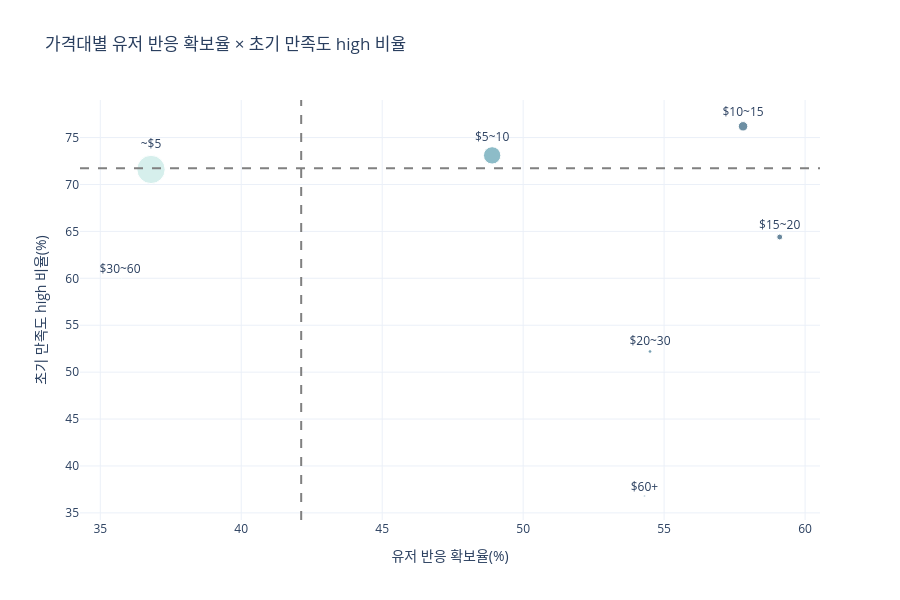

Here is the notebook cell this chart was saved with:
### Markdown cell above
## 3. 가격대별 2x2 포지셔닝

가격대는 구매 장벽과 기대 품질을 동시에 반영한다. 각 가격대에서 리뷰 10~49개 반응을 얻을 확률과, 반응 이후 긍정률 80% 이상을 유지할 확률을 함께 본다.

### Code cell
PRICE_BINS = [0, 5, 10, 15, 20, 30, 60, float('inf')]
PRICE_LABELS = ['~$5', '$5~10', '$10~15', '$15~20', '$20~30', '$30~60', '$60+']

silence_price = silence[silence['price'] > 0].copy()
response_price = response[response['price'] > 0].copy()
for df in [silence_price, response_price]:
    df['price_range'] = pd.cut(df['price'], bins=PRICE_BINS, labels=PRICE_LABELS, right=False, include_lowest=True)

price_all = pd.concat([
    silence_price[['appid', 'price_range']].copy(),
    response_price[['appid', 'price_range']].copy(),
], ignore_index=True)

price_rows = []
for value in PRICE_LABELS:
    total_games = int((price_all['price_range'] == value).sum())
    response_games = int((response_price['price_range'] == value).sum())
    if total_games == 0 or response_games == 0:
        continue
    high_games = int(response_price.loc[response_price['price_range'] == value, 'is_high_satisfaction'].sum())
    price_rows.append({
        'attribute': value,
        'total_games': total_games,
        'response_games': response_games,
        'high_satisfaction_games': high_games,
        '유저 반응 확보율(%)': round(response_games / total_games * 100, 1),
        '초기 만족도 high 비율(%)': round(high_games / response_games * 100, 1),
    })
price_matrix = pd.DataFrame(price_rows)
display(price_matrix)

fig = px.scatter(
    price_matrix,
    x='유저 반응 확보율(%)',
    y='초기 만족도 high 비율(%)',
    size='total_games',
    text='attribute',
    color='유저 반응 확보율(%)',
    color_continuous_scale='Teal',
    hover_data={'total_games': True, 'response_games': True, 'high_satisfaction_games': True},
    title='가격대별 유저 반응 확보율 × 초기 만족도 high 비율',
    labels={'attribute': '가격대'}
)
fig.add_vline(x=overall_response_capture_rate, line_dash='dash', line_color='gray')
fig.add_hline(y=overall_high_satisfaction_rate, line_dash='dash', line_color='gray')
fig.update_traces(textposition='top center')
fig.update_layout(template='plotly_white', width=900, height=600, coloraxis_showscale=False)
fig.show()

### Figure 1 — Plotly figure (JSON) as saved in the notebook; plotly's stock layout.template omitted (floating-point values rounded to 4 significant figures)
{"data": [{"customdata": [[7467, 2751, 1969], [2816, 1378, 1007], [835, 483, 368], [323, 191, 123], [123, 67, 35], [42, 15, 9], [35, 19, 7]], "hovertemplate": "유저 반응 확보율(%)=%{marker.color}<br>초기 만족도 high 비율(%)=%{y}<br>total_games=%{customdata[0]}<br>가격대=%{text}<br>response_games=%{customdata[1]}<br>high_satisfaction_games=%{customdata[2]}<extra></extra>", "legendgroup": "", "marker": {"color": [36.8, 48.9, 57.8, 59.1, 54.5, 35.7, 54.3], "coloraxis": "coloraxis", "size": [7467, 2816, 835, 323, 123, 42, 35], "sizemode": "area", "sizeref": 18.67, "symbol": "circle"}, "mode": "markers+text", "name": "", "orientation": "v", "showlegend": false, "text": ["~$5", "$5~10", "$10~15", "$15~20", "$20~30", "$30~60", "$60+"], "textposition": "top center", "type": "scatter", "x": [36.8, 48.9, 57.8, 59.1, 54.5, 35.7, 54.3], "xaxis": "x", "y": [71.6, 73.1, 76.2, 64.4, 52.2, 60.0, 36.8], "yaxis": "y"}], "layout": {"coloraxis": {"colorbar": {"title": {"text": "유저 반응 확보율(%)"}}, "colorscale": [[0, "rgb(209, 238, 234)"], [0.1667, "rgb(168, 219, 217)"], [0.3333, "rgb(133, 196, 201)"], [0.5, "rgb(104, 171, 184)"], [0.6667, "rgb(79, 144, 166)"], [0.8333, "rgb(59, 115, 143)"], [1, "rgb(42, 86, 116)"]], "showscale": false}, "height": 600, "legend": {"itemsizing": "constant", "tracegroupgap": 0}, "shapes": [{"line": {"color": "gray", "dash": "dash"}, "type": "line", "x0": 42.13, "x1": 42.13, "xref": "x", "y0": 0, "y1": 1, "yref": "y domain"}, {"line": {"color": "gray", "dash": "dash"}, "type": "line", "x0": 0, "x1": 1, "xref": "x domain", "y0": 71.74, "y1": 71.74, "yref": "y"}], "title": {"text": "가격대별 유저 반응 확보율 × 초기 만족도 high 비율"}, "width": 900, "xaxis": {"anchor": "y", "domain": [0, 1], "title": {"text": "유저 반응 확보율(%)"}}, "yaxis": {"anchor": "x", "domain": [0, 1], "title": {"text": "초기 만족도 high 비율(%)"}}}}
